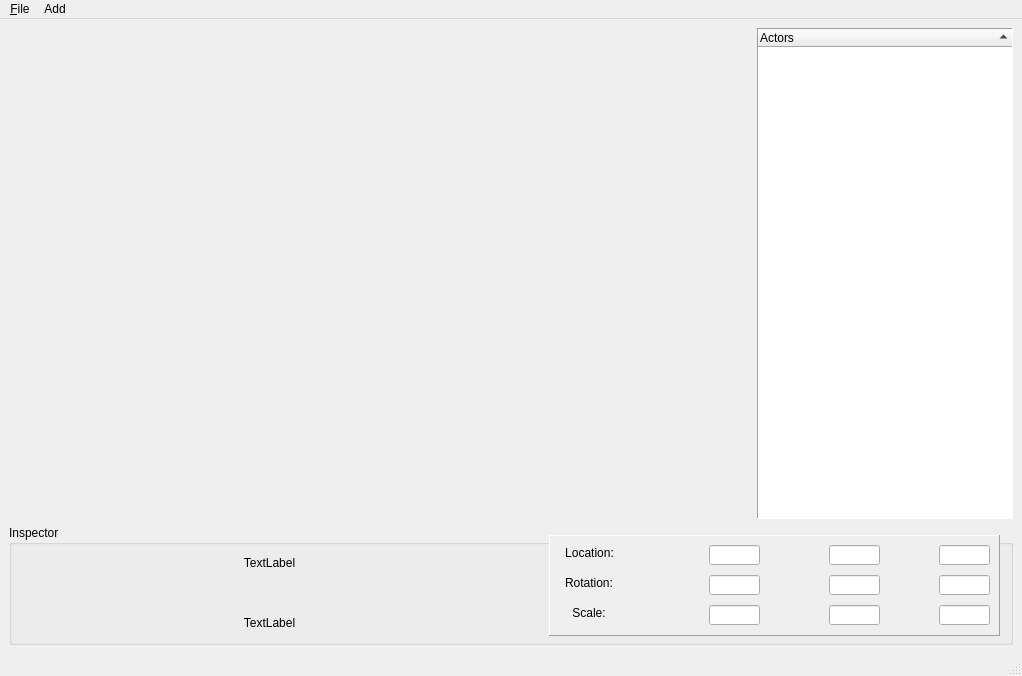
<?xml version="1.0" encoding="UTF-8"?>
<ui version="4.0">
 <class>GUI</class>
 <widget class="QMainWindow" name="GUI">
  <property name="geometry">
   <rect>
    <x>0</x>
    <y>0</y>
    <width>1022</width>
    <height>676</height>
   </rect>
  </property>
  <property name="sizePolicy">
   <sizepolicy hsizetype="Preferred" vsizetype="Minimum">
    <horstretch>0</horstretch>
    <verstretch>0</verstretch>
   </sizepolicy>
  </property>
  <property name="windowTitle">
   <string>VisuIFPT</string>
  </property>
  <widget class="QWidget" name="centralwidget">
   <property name="layoutDirection">
    <enum>Qt::LeftToRight</enum>
   </property>
   <layout class="QVBoxLayout">
    <property name="spacing">
     <number>6</number>
    </property>
    <property name="leftMargin">
     <number>9</number>
    </property>
    <property name="topMargin">
     <number>9</number>
    </property>
    <property name="rightMargin">
     <number>9</number>
    </property>
    <property name="bottomMargin">
     <number>9</number>
    </property>
    <item>
     <layout class="QHBoxLayout">
      <property name="spacing">
       <number>6</number>
      </property>
      <property name="leftMargin">
       <number>0</number>
      </property>
      <property name="topMargin">
       <number>0</number>
      </property>
      <property name="rightMargin">
       <number>0</number>
      </property>
      <property name="bottomMargin">
       <number>0</number>
      </property>
      <item>
       <widget class="QVTKWidget" name="VTKViewer">
        <property name="sizePolicy">
         <sizepolicy hsizetype="Expanding" vsizetype="Expanding">
          <horstretch>0</horstretch>
          <verstretch>0</verstretch>
         </sizepolicy>
        </property>
       </widget>
      </item>
      <item>
       <widget class="QTreeWidget" name="treeWidget">
        <property name="sizePolicy">
         <sizepolicy hsizetype="Minimum" vsizetype="Minimum">
          <horstretch>0</horstretch>
          <verstretch>0</verstretch>
         </sizepolicy>
        </property>
        <property name="focusPolicy">
         <enum>Qt::NoFocus</enum>
        </property>
        <property name="contextMenuPolicy">
         <enum>Qt::CustomContextMenu</enum>
        </property>
        <property name="frameShape">
         <enum>QFrame::Panel</enum>
        </property>
        <property name="editTriggers">
         <set>QAbstractItemView::NoEditTriggers</set>
        </property>
        <property name="dragEnabled">
         <bool>false</bool>
        </property>
        <property name="textElideMode">
         <enum>Qt::ElideLeft</enum>
        </property>
        <property name="sortingEnabled">
         <bool>true</bool>
        </property>
        <property name="allColumnsShowFocus">
         <bool>false</bool>
        </property>
        <property name="expandsOnDoubleClick">
         <bool>true</bool>
        </property>
        <property name="columnCount">
         <number>1</number>
        </property>
        <attribute name="headerVisible">
         <bool>true</bool>
        </attribute>
        <column>
         <property name="text">
          <string>Actors</string>
         </property>
        </column>
       </widget>
      </item>
     </layout>
    </item>
    <item>
     <widget class="QGroupBox" name="inspector">
      <property name="sizePolicy">
       <sizepolicy hsizetype="Minimum" vsizetype="Minimum">
        <horstretch>0</horstretch>
        <verstretch>0</verstretch>
       </sizepolicy>
      </property>
      <property name="minimumSize">
       <size>
        <width>90</width>
        <height>120</height>
       </size>
      </property>
      <property name="title">
       <string>Inspector</string>
      </property>
      <widget class="QLabel" name="coord">
       <property name="geometry">
        <rect>
         <x>20</x>
         <y>90</y>
         <width>481</width>
         <height>16</height>
        </rect>
       </property>
       <property name="sizePolicy">
        <sizepolicy hsizetype="Minimum" vsizetype="Maximum">
         <horstretch>0</horstretch>
         <verstretch>0</verstretch>
        </sizepolicy>
       </property>
       <property name="text">
        <string>TextLabel</string>
       </property>
       <property name="alignment">
        <set>Qt::AlignCenter</set>
       </property>
      </widget>
      <widget class="QFrame" name="transform_data">
       <property name="geometry">
        <rect>
         <x>540</x>
         <y>10</y>
         <width>451</width>
         <height>101</height>
        </rect>
       </property>
       <property name="autoFillBackground">
        <bool>true</bool>
       </property>
       <property name="frameShape">
        <enum>QFrame::Panel</enum>
       </property>
       <property name="frameShadow">
        <enum>QFrame::Raised</enum>
       </property>
       <widget class="QLineEdit" name="x_loc">
        <property name="geometry">
         <rect>
          <x>160</x>
          <y>10</y>
          <width>51</width>
          <height>20</height>
         </rect>
        </property>
       </widget>
       <widget class="QLineEdit" name="y_loc">
        <property name="geometry">
         <rect>
          <x>280</x>
          <y>10</y>
          <width>51</width>
          <height>20</height>
         </rect>
        </property>
       </widget>
       <widget class="QLineEdit" name="z_loc">
        <property name="geometry">
         <rect>
          <x>390</x>
          <y>10</y>
          <width>51</width>
          <height>20</height>
         </rect>
        </property>
       </widget>
       <widget class="QLineEdit" name="x_rot">
        <property name="geometry">
         <rect>
          <x>160</x>
          <y>40</y>
          <width>51</width>
          <height>20</height>
         </rect>
        </property>
       </widget>
       <widget class="QLineEdit" name="x_scale">
        <property name="geometry">
         <rect>
          <x>160</x>
          <y>70</y>
          <width>51</width>
          <height>20</height>
         </rect>
        </property>
       </widget>
       <widget class="QLineEdit" name="y_rot">
        <property name="geometry">
         <rect>
          <x>280</x>
          <y>40</y>
          <width>51</width>
          <height>20</height>
         </rect>
        </property>
       </widget>
       <widget class="QLineEdit" name="y_scale">
        <property name="geometry">
         <rect>
          <x>280</x>
          <y>70</y>
          <width>51</width>
          <height>20</height>
         </rect>
        </property>
       </widget>
       <widget class="QLineEdit" name="z_rot">
        <property name="geometry">
         <rect>
          <x>390</x>
          <y>40</y>
          <width>51</width>
          <height>20</height>
         </rect>
        </property>
       </widget>
       <widget class="QLineEdit" name="z_scale">
        <property name="geometry">
         <rect>
          <x>390</x>
          <y>70</y>
          <width>51</width>
          <height>20</height>
         </rect>
        </property>
       </widget>
      </widget>
      <widget class="QLabel" name="location">
       <property name="geometry">
        <rect>
         <x>550</x>
         <y>20</y>
         <width>61</width>
         <height>16</height>
        </rect>
       </property>
       <property name="sizePolicy">
        <sizepolicy hsizetype="Minimum" vsizetype="Maximum">
         <horstretch>0</horstretch>
         <verstretch>0</verstretch>
        </sizepolicy>
       </property>
       <property name="text">
        <string>Location:</string>
       </property>
       <property name="alignment">
        <set>Qt::AlignCenter</set>
       </property>
      </widget>
      <widget class="QLabel" name="rotation">
       <property name="geometry">
        <rect>
         <x>550</x>
         <y>50</y>
         <width>60</width>
         <height>16</height>
        </rect>
       </property>
       <property name="sizePolicy">
        <sizepolicy hsizetype="Minimum" vsizetype="Maximum">
         <horstretch>0</horstretch>
         <verstretch>0</verstretch>
        </sizepolicy>
       </property>
       <property name="text">
        <string>Rotation:</string>
       </property>
       <property name="alignment">
        <set>Qt::AlignCenter</set>
       </property>
      </widget>
      <widget class="QLabel" name="scale">
       <property name="geometry">
        <rect>
         <x>550</x>
         <y>80</y>
         <width>60</width>
         <height>16</height>
        </rect>
       </property>
       <property name="sizePolicy">
        <sizepolicy hsizetype="Minimum" vsizetype="Maximum">
         <horstretch>0</horstretch>
         <verstretch>0</verstretch>
        </sizepolicy>
       </property>
       <property name="text">
        <string>Scale:</string>
       </property>
       <property name="alignment">
        <set>Qt::AlignCenter</set>
       </property>
      </widget>
      <widget class="QLabel" name="actor_name">
       <property name="geometry">
        <rect>
         <x>20</x>
         <y>30</y>
         <width>481</width>
         <height>16</height>
        </rect>
       </property>
       <property name="sizePolicy">
        <sizepolicy hsizetype="Minimum" vsizetype="Maximum">
         <horstretch>0</horstretch>
         <verstretch>0</verstretch>
        </sizepolicy>
       </property>
       <property name="text">
        <string>TextLabel</string>
       </property>
       <property name="alignment">
        <set>Qt::AlignCenter</set>
       </property>
      </widget>
     </widget>
    </item>
   </layout>
  </widget>
  <widget class="QMenuBar" name="menubar">
   <property name="geometry">
    <rect>
     <x>0</x>
     <y>0</y>
     <width>1022</width>
     <height>21</height>
    </rect>
   </property>
   <widget class="QMenu" name="menu_File">
    <property name="title">
     <string>&amp;File</string>
    </property>
    <addaction name="actionOpen_File"/>
    <addaction name="actionE_xit"/>
   </widget>
   <widget class="QMenu" name="menuAdd">
    <property name="title">
     <string>Add</string>
    </property>
    <widget class="QMenu" name="menuGeometric_Primitives">
     <property name="title">
      <string>Geometric Primitives</string>
     </property>
     <addaction name="spawnPlane"/>
     <addaction name="spawnCube"/>
    </widget>
    <addaction name="menuGeometric_Primitives"/>
   </widget>
   <addaction name="menu_File"/>
   <addaction name="menuAdd"/>
  </widget>
  <widget class="QStatusBar" name="statusbar"/>
  <action name="actionExit">
   <property name="text">
    <string>Exit</string>
   </property>
  </action>
  <action name="actionE_xit">
   <property name="text">
    <string>E&amp;xit</string>
   </property>
  </action>
  <action name="actiontest">
   <property name="text">
    <string>test</string>
   </property>
  </action>
  <action name="actionOpen_File">
   <property name="text">
    <string>Open File</string>
   </property>
  </action>
  <action name="spawnPlane">
   <property name="text">
    <string>Plane</string>
   </property>
  </action>
  <action name="spawnCube">
   <property name="text">
    <string>Cube</string>
   </property>
  </action>
 </widget>
 <customwidgets>
  <customwidget>
   <class>QVTKWidget</class>
   <extends>QFrame</extends>
   <header>QVTKWidget.h</header>
   <container>1</container>
  </customwidget>
 </customwidgets>
 <resources/>
 <connections>
  <connection>
   <sender>actionE_xit</sender>
   <signal>triggered()</signal>
   <receiver>GUI</receiver>
   <slot>close()</slot>
   <hints>
    <hint type="sourcelabel">
     <x>-1</x>
     <y>-1</y>
    </hint>
    <hint type="destinationlabel">
     <x>220</x>
     <y>180</y>
    </hint>
   </hints>
  </connection>
 </connections>
</ui>
